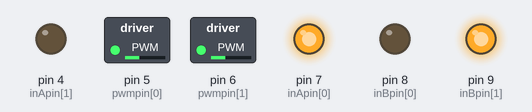
Simulated run of this sketch. Board: Arduino Uno, built with avr-gcc and run on an emulated ATmega328P. On the bench: switched loads named in the sketch (green lamp = pin HIGH), output pins drawn as LEDs (lit = HIGH). What the sketch prints to the serial monitor is not drawn.

Above: at 0.1 s.
At 3.1 s:
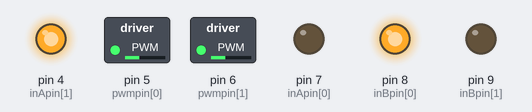
At 6.1 s:
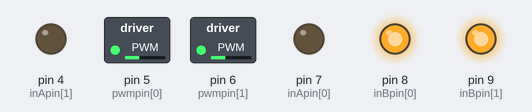
At 9.1 s:
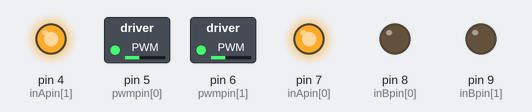
At 12.1 s:
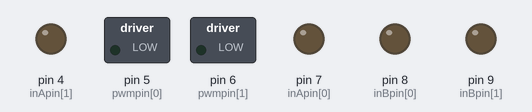
Timing chart, 0 to 13.6 s (numbered marks = the images above):
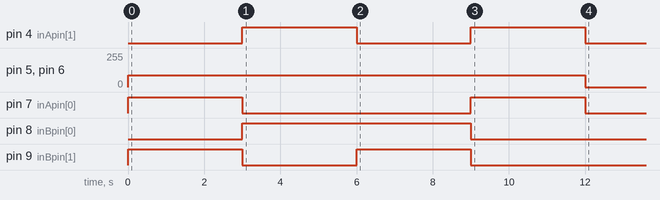

The sketch:

Motors_Test_Monester1.ino
```cpp
#include <Encoder.h>
#define BRAKEVCC 0
#define CW   1
#define CCW  2
    long newLeft, newRight;

long positionLeft  = -999;
long positionRight = -999;
long hamood=0;
long hamood1=0;
int inApin[2] = {7, 4};  // INA: Clockwise input
int inBpin[2] = {8, 9}; // INB: Counter-clockwise input+
int pwmpin[2] = {5, 6}; // PWM input

//   avoid using pins with LEDs attached

void setup() {
  Serial.begin(9600);Serial.println("TwoKnobs Encoder Test:");
   // Initialize digital pins as outputs
  for (int i=0; i<2; i++)
  {
    pinMode(inApin[i], OUTPUT);pinMode(inBpin[i], OUTPUT);pinMode(pwmpin[i], OUTPUT);
  }
  // Initialize braked
  for (int i=0; i<2; i++)
  {
    digitalWrite(inApin[i], LOW);digitalWrite(inBpin[i], LOW);
  }

  //right
  motorGo(0, CW, 90);
  motorGo(1, CCW, 90);
  delay(3000);

  //Left
  motorGo(0, CCW, 90);
  motorGo(1, CW, 90);
  delay(3000);

   motorGo(0, CCW, 90);
  motorGo(1, CCW, 90);
  delay(3000);
    motorGo(0, CW, 90);
  motorGo(1, CW, 90);
  delay(3000);
  motorOff(0);      motorOff(1);

  }


void loop() {
}

void motorOff(int motor)
{
  // Initialize braked
  for (int i=0; i<2; i++)
  {
    digitalWrite(inApin[i], LOW);
    digitalWrite(inBpin[i], LOW);
  }
  analogWrite(pwmpin[motor], 0);
}


void motorGo(uint8_t motor, uint8_t direct, uint8_t pwm)
{
  if (motor <= 1)
  {
    if (direct <=4)
    {
      // Set inA[motor]
      if (direct <=1)
        digitalWrite(inApin[motor], HIGH);
      else
        digitalWrite(inApin[motor], LOW);

      // Set inB[motor]
      if ((direct==0)||(direct==2))
        digitalWrite(inBpin[motor], HIGH);
      else
        digitalWrite(inBpin[motor], LOW);

      analogWrite(pwmpin[motor], pwm);
    }
  }
}
```
